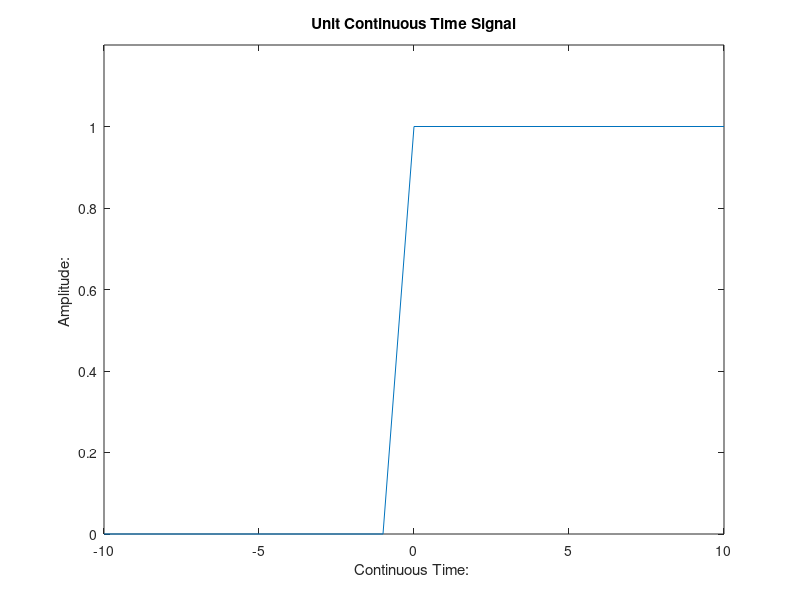

MATLAB code for this plot:
clc;
close all;
clear all;

n=-10:1:10;
step=[zeros(1,10),ones(1,11)];

plot(n,step);
xlabel('Continuous Time: ');
ylabel('Amplitude: ');
title('Unit Continuous Time Signal');
axis([-10 10 0 1.2]);